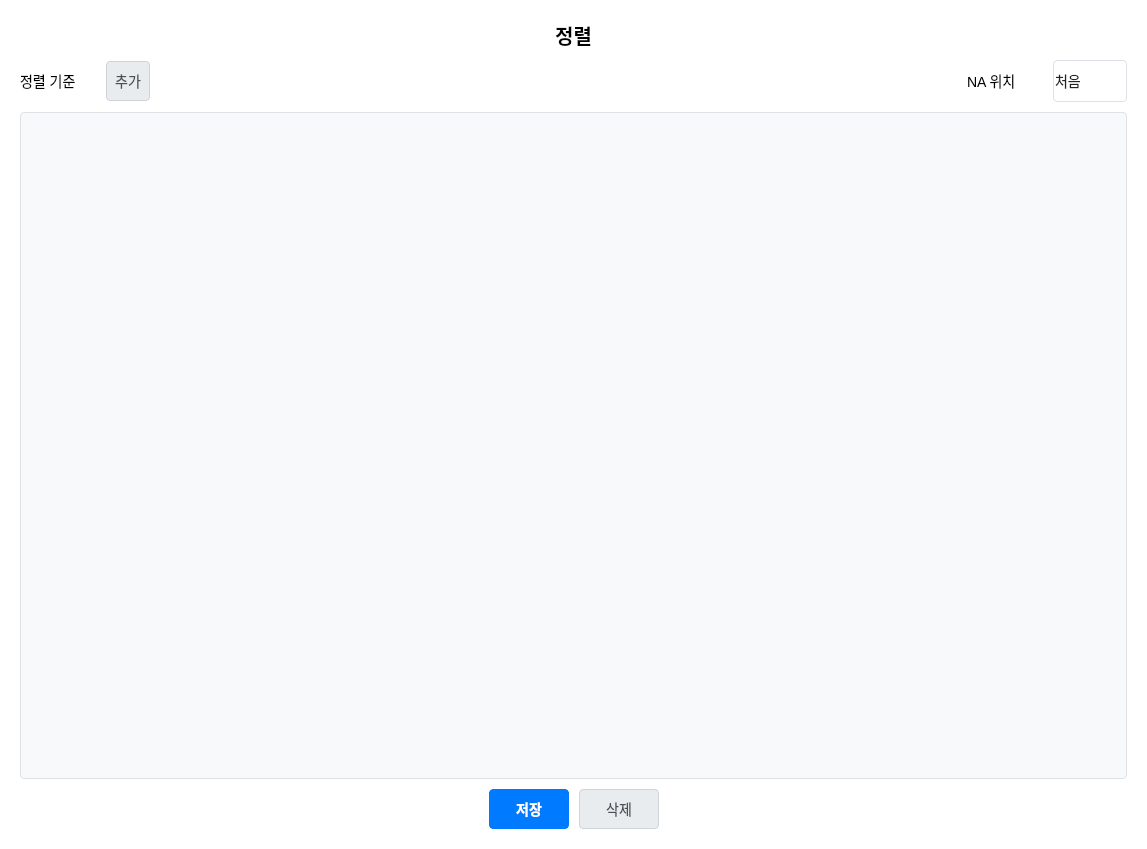
<?xml version="1.0" encoding="UTF-8"?>
<ui version="4.0">
 <class>ExportWidget</class>
 <widget class="QWidget" name="ExportWidget">
  <property name="geometry">
   <rect>
    <x>0</x>
    <y>0</y>
    <width>1147</width>
    <height>849</height>
   </rect>
  </property>
  <property name="styleSheet">
   <string notr="true">QWidget {
    background: white;
}
QLabel {
    color: #000000;
    font-size: 14px;
    background-color: transparent;
}
QLineEdit {
    padding: 8px 12px;
    border: 1px solid #ced4da;
    border-radius: 4px;
    background-color: #ffffff;
    font-size: 14px;
    min-height: 20px;
    color: #495057;
}
QLineEdit:focus {
    border: 1px solid #80bdff;
    outline: 0;
}
QPushButton {
    color: #495057;
    background-color: #e9ecef;
    border: 1px solid #ced4da;
    padding: 8px;
    border-radius: 4px;
    font-size: 14px;
}
QPushButton:hover {
    background-color: #dee2e6;
}
QPushButton#save_button {
    color: #fff;
    background-color: #007bff;
    border-color: #007bff;
    font-weight: bold;
}
QPushButton#save_button:hover {
    color: #fff;
    background-color: #0069d9;
    border-color: #0062cc;
}
QPushButton#save_button:pressed {
    background-color: #0062cc;
    border-color: #005cbf;
}
</string>
  </property>
  <layout class="QVBoxLayout" name="verticalLayout">
   <property name="spacing">
    <number>10</number>
   </property>
   <property name="leftMargin">
    <number>20</number>
   </property>
   <property name="topMargin">
    <number>20</number>
   </property>
   <property name="rightMargin">
    <number>20</number>
   </property>
   <property name="bottomMargin">
    <number>20</number>
   </property>
   <item>
    <widget class="QLabel" name="title_label">
     <property name="styleSheet">
      <string notr="true">font-size: 20px;
font-weight: bold;
color: #000000;
background-color: transparent;</string>
     </property>
     <property name="text">
      <string>정렬</string>
     </property>
     <property name="alignment">
      <set>Qt::AlignmentFlag::AlignCenter</set>
     </property>
    </widget>
   </item>
   <item>
    <layout class="QHBoxLayout" name="horizontalLayout">
     <item>
      <widget class="QLabel" name="label">
       <property name="sizePolicy">
        <sizepolicy hsizetype="Fixed" vsizetype="Preferred">
         <horstretch>0</horstretch>
         <verstretch>0</verstretch>
        </sizepolicy>
       </property>
       <property name="styleSheet">
        <string notr="true">color: #000000;</string>
       </property>
       <property name="text">
        <string>정렬 기준</string>
       </property>
      </widget>
     </item>
     <item>
      <spacer name="horizontalSpacer_3">
       <property name="orientation">
        <enum>Qt::Orientation::Horizontal</enum>
       </property>
       <property name="sizeType">
        <enum>QSizePolicy::Policy::Fixed</enum>
       </property>
       <property name="sizeHint" stdset="0">
        <size>
         <width>20</width>
         <height>20</height>
        </size>
       </property>
      </spacer>
     </item>
     <item>
      <widget class="QPushButton" name="add_condition_button">
       <property name="sizePolicy">
        <sizepolicy hsizetype="Fixed" vsizetype="Fixed">
         <horstretch>0</horstretch>
         <verstretch>0</verstretch>
        </sizepolicy>
       </property>
       <property name="styleSheet">
        <string notr="true">QPushButton {
    color: #495057;
    background-color: #e9ecef;
    border: 1px solid #ced4da;
    padding: 8px;
    border-radius: 4px;
    font-size: 14px;
}
QPushButton:hover {
    background-color: #dee2e6;
}</string>
       </property>
       <property name="text">
        <string>추가</string>
       </property>
      </widget>
     </item>
     <item>
      <spacer name="horizontalSpacer_5">
       <property name="orientation">
        <enum>Qt::Orientation::Horizontal</enum>
       </property>
       <property name="sizeHint" stdset="0">
        <size>
         <width>40</width>
         <height>20</height>
        </size>
       </property>
      </spacer>
     </item>
     <item>
      <widget class="QLabel" name="label_2">
       <property name="styleSheet">
        <string notr="true">color: #000000;</string>
       </property>
       <property name="text">
        <string>NA 위치 </string>
       </property>
      </widget>
     </item>
     <item>
      <spacer name="horizontalSpacer_6">
       <property name="orientation">
        <enum>Qt::Orientation::Horizontal</enum>
       </property>
       <property name="sizeType">
        <enum>QSizePolicy::Policy::Fixed</enum>
       </property>
       <property name="sizeHint" stdset="0">
        <size>
         <width>23</width>
         <height>20</height>
        </size>
       </property>
      </spacer>
     </item>
     <item>
      <widget class="QComboBox" name="na_position_combo">
       <property name="minimumSize">
        <size>
         <width>0</width>
         <height>42</height>
        </size>
       </property>
       <property name="styleSheet">
        <string notr="true">QComboBox {
	padding: 1px;
	background-color: white;
	border: 1px solid #dee2e6;
	border-radius: 4px;
	color: #212529;
	font-size: 14px;
}
QComboBox:focus {
	border: 1px solid #339af0;
}
QComboBox::drop-down {
	subcontrol-origin: padding;
	subcontrol-position: center right;
	width: 30px;
	border: none;
}
QComboBox::down-arrow {
	image: url(src/ui/resources/images/down-arrow-svgrepo-com.svg);
	width: 10px;
	height: 10px;
	margin-right: 1px;
}
QComboBox QAbstractItemView {
	background-color: white;
	border: 1px solid #dee2e6;
	border-radius: 4px;
	outline: none;
	selection-background-color: #e9ecef;
	selection-color: #212529;
}
QComboBox QAbstractItemView::item {
	padding: 1px;
	color: #212529;
}
QComboBox QAbstractItemView::item:selected {
	background-color: #e9ecef;
	color: #212529;
}</string>
       </property>
       <item>
        <property name="text">
         <string>처음</string>
        </property>
       </item>
       <item>
        <property name="text">
         <string>마지막</string>
        </property>
       </item>
      </widget>
     </item>
    </layout>
   </item>
   <item>
    <layout class="QHBoxLayout" name="horizontalLayout_2"/>
   </item>
   <item>
    <widget class="QTableWidget" name="conditions_table">
     <property name="sizePolicy">
      <sizepolicy hsizetype="Expanding" vsizetype="Expanding">
       <horstretch>0</horstretch>
       <verstretch>1</verstretch>
      </sizepolicy>
     </property>
     <property name="minimumSize">
      <size>
       <width>0</width>
       <height>0</height>
      </size>
     </property>
     <property name="styleSheet">
      <string notr="true">QTableWidget {
    background-color: #f8f9fa;
    border: 1px solid #dee2e6;
    border-radius: 4px;
    gridline-color: #e9ecef;
    color: #212529;
}
QTableWidget::item {
    padding: 4px;
    border-bottom: 1px solid #e9ecef;
    color: #212529;
    background-color: white;
}
QTableWidget::item:selected {
    background-color: #e7f5ff;
    color: #212529;
}
QTableWidget::item:focus {
    outline: none;
    border: none;
    background: #e7f5ff;
}
QHeaderView::section {
    background-color: #f8f9fa;
    color: #212529;
    padding: 8px;
    border: none;
    border-right: 1px solid #dee2e6;
    border-bottom: 1px solid #dee2e6;
    font-weight: bold;
}
QScrollBar:vertical {
    border: none;
    background: #f8f9fa;
    width: 10px;
    margin: 0px;
}
QScrollBar::handle:vertical {
    background: #dee2e6;
    min-height: 20px;
    border-radius: 5px;
}
QScrollBar::handle:vertical:hover {
    background: #adb5bd;
}
QScrollBar::add-line:vertical, QScrollBar::sub-line:vertical {
    height: 0px;
}
QScrollBar::add-page:vertical, QScrollBar::sub-page:vertical {
    background: none;
}
QScrollBar:horizontal {
    border: none;
    background: #f8f9fa;
    height: 10px;
    margin: 0px;
}
QScrollBar::handle:horizontal {
    background: #dee2e6;
    min-width: 20px;
    border-radius: 5px;
}
QScrollBar::handle:horizontal:hover {
    background: #adb5bd;
}
QScrollBar::add-line:horizontal, QScrollBar::sub-line:horizontal {
    width: 0px;
}
QScrollBar::add-page:horizontal, QScrollBar::sub-page:horizontal {
    background: none;
}</string>
     </property>
     <property name="editTriggers">
      <set>QAbstractItemView::EditTrigger::NoEditTriggers</set>
     </property>
     <property name="selectionMode">
      <enum>QAbstractItemView::SelectionMode::NoSelection</enum>
     </property>
     <property name="rowCount">
      <number>0</number>
     </property>
     <property name="columnCount">
      <number>0</number>
     </property>
     <attribute name="horizontalHeaderVisible">
      <bool>true</bool>
     </attribute>
     <attribute name="verticalHeaderVisible">
      <bool>false</bool>
     </attribute>
    </widget>
   </item>
   <item>
    <layout class="QHBoxLayout" name="buttonLayout">
     <item>
      <spacer name="horizontalSpacer">
       <property name="orientation">
        <enum>Qt::Orientation::Horizontal</enum>
       </property>
       <property name="sizeHint" stdset="0">
        <size>
         <width>40</width>
         <height>20</height>
        </size>
       </property>
      </spacer>
     </item>
     <item>
      <widget class="QPushButton" name="save_button">
       <property name="minimumSize">
        <size>
         <width>80</width>
         <height>0</height>
        </size>
       </property>
       <property name="styleSheet">
        <string notr="true">QPushButton {
    color: #495057;
    background-color: #e9ecef;
    border: 1px solid #ced4da;
    padding: 8px;
    border-radius: 4px;
    font-size: 14px;
}
QPushButton:hover {
    background-color: #dee2e6;
}
QPushButton#save_button {
    color: #fff;
    background-color: #007bff;
    border-color: #007bff;
    font-weight: bold;
}
QPushButton#save_button:hover {
    color: #fff;
    background-color: #0069d9;
    border-color: #0062cc;
}
QPushButton#save_button:pressed {
    background-color: #0062cc;
    border-color: #005cbf;
}</string>
       </property>
       <property name="text">
        <string>저장</string>
       </property>
      </widget>
     </item>
     <item>
      <widget class="QPushButton" name="delete_btn">
       <property name="minimumSize">
        <size>
         <width>80</width>
         <height>0</height>
        </size>
       </property>
       <property name="styleSheet">
        <string notr="true">QPushButton {
    color: #495057;
    background-color: #e9ecef;
    border: 1px solid #ced4da;
    padding: 8px;
    border-radius: 4px;
    font-size: 14px;
}
QPushButton:hover {
    background-color: #dee2e6;
}</string>
       </property>
       <property name="text">
        <string>삭제</string>
       </property>
      </widget>
     </item>
     <item>
      <spacer name="horizontalSpacer_2">
       <property name="orientation">
        <enum>Qt::Orientation::Horizontal</enum>
       </property>
       <property name="sizeHint" stdset="0">
        <size>
         <width>40</width>
         <height>20</height>
        </size>
       </property>
      </spacer>
     </item>
    </layout>
   </item>
  </layout>
 </widget>
 <resources/>
 <connections/>
</ui>
